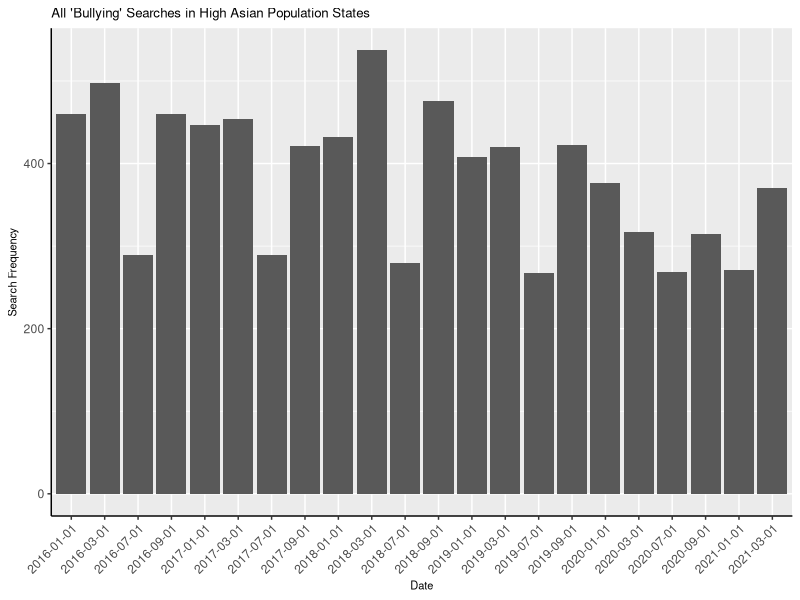
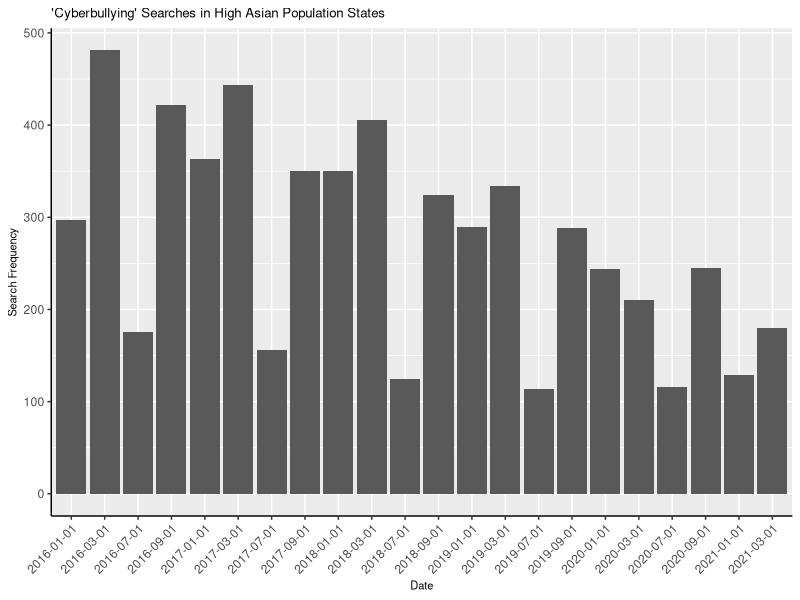
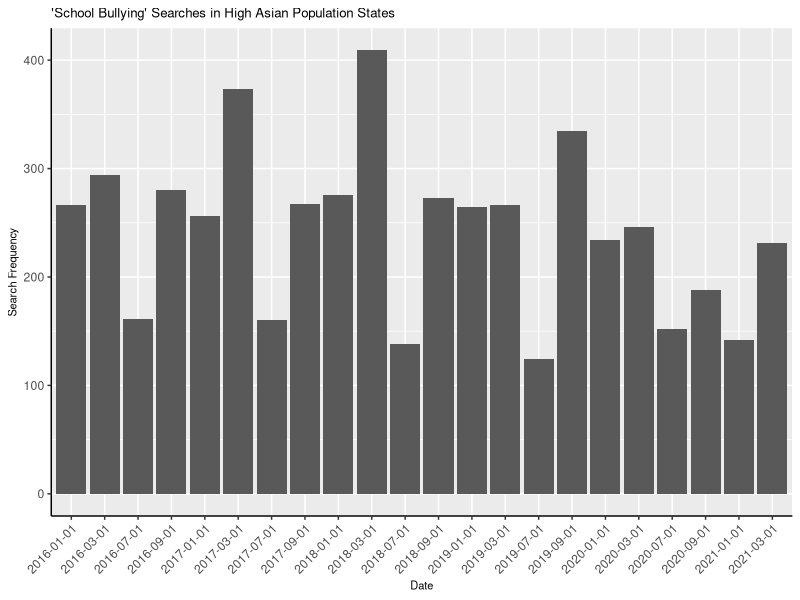
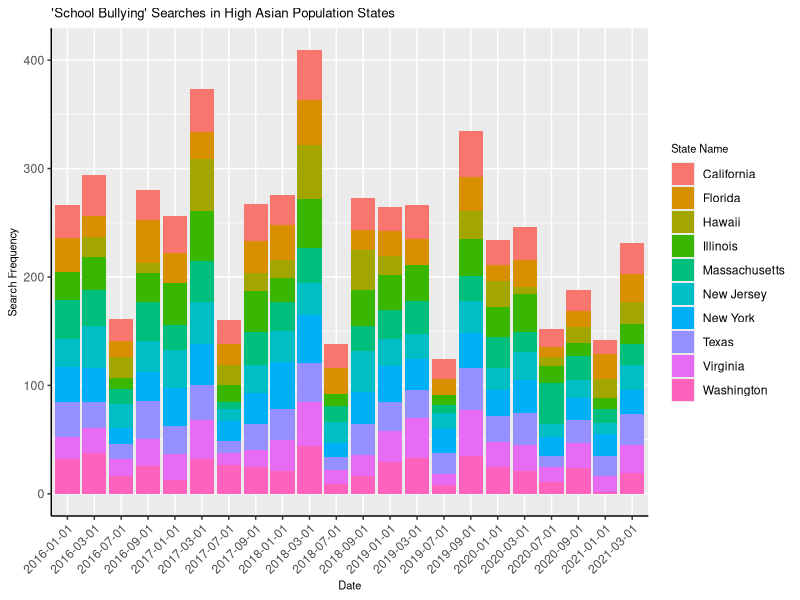
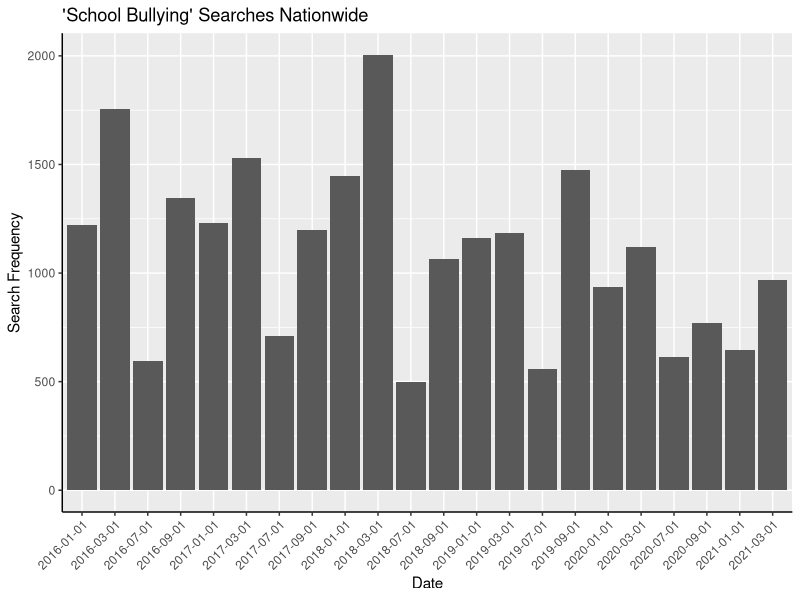

Write the R code that produced these figures, in order.
## ---- chunk 1
#| include: false
#| warning: false
#| message: false

# read cleaned data
library(tidyverse)

sum_bully_data <- read.csv(here::here("Outputs/data/sum_bully_data.csv"))
sum_cybully_data <- read.csv(here::here("Outputs/data/sum_cybully_data.csv"))
sum_schbully_data <- read.csv(here::here("Outputs/data/sum_schbully_data.csv"))

cleaned_bully_data <- read.csv(here::here("Outputs/data/cleaned_schbully_data.csv"))
cleaned_cybully_data <- read.csv(here::here("Outputs/data/cleaned_schbully_data.csv"))
cleaned_schbully_data <- read.csv(here::here("Outputs/data/cleaned_schbully_data.csv"))

# read nationwide data for discussion point 2
sum_national_schbully_data <- read.csv(here::here("Outputs/data/sum_national_schbully_data.csv"))
## ---- chunk 2
#| label: bullydata
#| fig-cap: 3 graphs lol
#| echo: false
#| warning: false

library(tidyverse)

#### use this code to graph the 3 bully datas ####

sum_bully_data |> ggplot(aes(x = date, y = sum)) + 
  geom_col() +
  theme(axis.text.x = element_text(angle = 45,hjust=1), 
        axis.line = element_line(colour = "black"),
        title = element_text(size = 8)) +
  labs(
    title = "All 'Bullying' Searches in High Asian Population States",
    x = "Date",
    y = "Search Frequency",
    fill = "State Name"
  )

sum_cybully_data |> ggplot(aes(x = date, y = sum)) + 
  geom_col() +
  theme(axis.text.x = element_text(angle = 45,hjust=1), 
        axis.line = element_line(colour = "black"),
        title = element_text(size = 8)) +
  labs(
    title = "'Cyberbullying' Searches in High Asian Population States",
    x = "Date",
    y = "Search Frequency",
    fill = "State Name"
  )

sum_schbully_data |> ggplot(aes(x = date, y = sum)) + 
  geom_col() +
  theme(axis.text.x = element_text(angle = 45,hjust=1), 
        axis.line = element_line(colour = "black"),
        title = element_text(size = 8)) +
  labs(
    title = "'School Bullying' Searches in High Asian Population States",
    x = "Date",
    y = "Search Frequency",
    fill = "State Name"
  )

## ---- chunk 3
#| label: School bullying searches in top 10 states with highest asian population
#| fig-cap: "School bullying searches in top 10 states with highest asian population"
#| echo: false
#| warning: false


library(tidyverse)

cleaned_schbully_data |> ggplot(aes(x = date, 
                                    y = hits,
                                    fill = State.Name)) + 
  geom_col() +
  labs(
    title = "'School Bullying' Searches in High Asian Population States",
    x = "Date",
    y = "Search Frequency",
    fill = "State Name",
    cex.fill = 1
    )+
    theme(axis.text.x = element_text(angle = 45,hjust=1), 
        axis.line = element_line(colour = "black"),
        title = element_text(size = 8) ) 
## ---- chunk 4
#| label: School bullying searches nationwide
#| fig-cap: School bullying searches nationwide
#| echo: false
#| warning: false

library(tidyverse)

sum_national_schbully_data |> ggplot(aes(x = date, y = sum)) + 
  geom_col() +
  theme(axis.text.x = element_text(angle = 45,hjust=1), 
        axis.line = element_line(colour = "black")) +
  labs(
    title = "'School Bullying' Searches Nationwide",
    x = "Date",
    y = "Search Frequency"
  )
